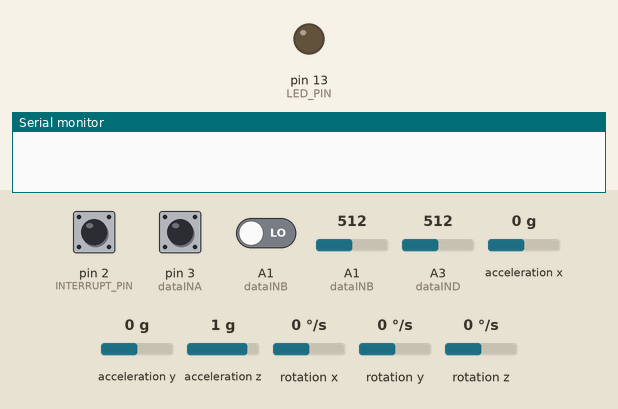
This sketch was run on a simulated Arduino Uno, built with avr-gcc and run on an emulated ATmega328P. On the bench: output pins drawn as LEDs (lit = HIGH), the last lines printed to the serial monitor. Dashed ring = blinking. The inputs (shaded band) are chosen by the test bench; at power-on: acceleration y 0 g, acceleration x 0 g, rotation z 0 °/s, pin 3 (dataINA) LOW, A1 (dataINB) LOW, pin 2 (INTERRUPT_PIN) LOW, A1 (dataINB) = 512, A3 (dataIND) = 512, acceleration z 1 g, rotation x 0 °/s, rotation y 0 °/s. The sensor or clock chip raises its interrupt line as the real part does.

Above: at 0.1 s.
At 1.7 s:
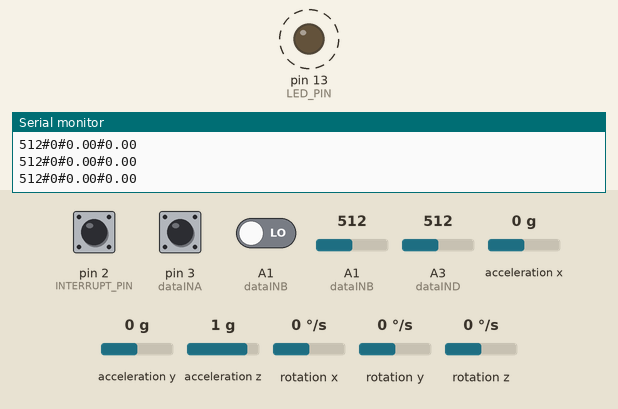
1.8 s: acceleration y set to -1.4 g
4.8 s: acceleration x set to -1.4 g
7.8 s: rotation z set to -192 °/s
10.8 s: pin 3 (dataINA) driven HIGH and A1 (dataINB) driven HIGH
13.8 s: A1 (dataINB) driven LOW
16.8 s: pin 3 (dataINA) pulsed LOW 2 times (0.12 s each, 0.3 s apart)
Timing chart, 0 to 21.4 s (numbered marks = the images above; inputs shaded):
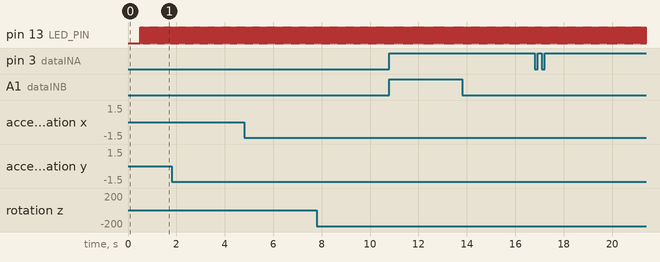

Measured:
- by itself, pin 13 (LED_PIN): alternates HIGH for 0.03 s and LOW for 0.03 s

The sketch:

Avg2Senors.ino
```cpp
/*
 *  This example reads a pressure sensor out to a terminal and an LCD screen (if desired) using Arduino Uno
 *
 *  Pins from pressure sensor to Arduino
 *  PS Black to Arduino GND
 *  PS Red to Arduino 5V
 *  PS Yellow to Arduino A1
 *  RPM Blue  - Arduino GND
 *  RPM Black - Arduino pin 3
 *  RPM Brown - Arduino 5V
 *  GYRO VCC - Arduino 5V
 *  GYRO GND - Arduino GND
 *  GYRO SCL - ArduinoA5
 *  GYRO SDA - Arduino A4
 *  GYRO INT - Arduino 2
 *
 */

#include "I2Cdev.h"

#include "MPU6050_6Axis_MotionApps20.h"
#if I2CDEV_IMPLEMENTATION == I2CDEV_ARDUINO_WIRE
    #include "Wire.h"
#endif

MPU6050 mpu;

#define OUTPUT_READABLE_YAWPITCHROLL
#define INTERRUPT_PIN 2  // use pin 2 on Arduino Uno & most boards
#define LED_PIN 13 // (Arduino is 13, Teensy is 11, Teensy++ is 6)
bool blinkState = false;

// MPU control/status vars
bool dmpReady = false;  // set true if DMP init was successful
uint8_t mpuIntStatus;   // holds actual interrupt status byte from MPU
uint8_t devStatus;      // return status after each device operation (0 = success, !0 = error)
uint16_t packetSize;    // expected DMP packet size (default is 42 bytes)
uint16_t fifoCount;     // count of all bytes currently in FIFO
uint8_t fifoBuffer[64]; // FIFO storage buffer

// orientation/motion vars
Quaternion q;           // [w, x, y, z]         quaternion container
VectorInt16 aa;         // [x, y, z]            accel sensor measurements
VectorInt16 aaReal;     // [x, y, z]            gravity-free accel sensor measurements
VectorInt16 aaWorld;    // [x, y, z]            world-frame accel sensor measurements
VectorFloat gravity;    // [x, y, z]            gravity vector
float euler[3];         // [psi, theta, phi]    Euler angle container
float ypr[3];           // [yaw, pitch, roll]   yaw/pitch/roll container and gravity vector

// packet structure for InvenSense teapot demo
uint8_t teapotPacket[14] = { '$', 0x02, 0,0, 0,0, 0,0, 0,0, 0x00, 0x00, '\r', '\n' };

volatile bool mpuInterrupt = false;     // indicates whether MPU interrupt pin has gone high
void dmpDataReady() {
    mpuInterrupt = true;
}

const int dataINA = 3; //RPM Sensor
const int dataINC = 4; //RMP sensor 2
const int dataINB = A1; //Proximity sensor
const int dataIND = A3; //Proximity sensor

unsigned long prevmillis; // To store time
unsigned long duration; // To store time difference
unsigned long refresh; // To store time for refresh of reading

int rpmA; // RPM from sensor A value
int rpmB; // RPM from sensor 2 value
int avg_rpm;
int pressure_voltage;

boolean currentstateA; // Current state of PSA input scan
boolean prevstateA; // State of PSA sensor in previous scan
boolean currentstateB; // Current state of PSA input scan
boolean prevstateB; // State of PSA sensor in previous scan

void setup() {
    // Set up for the debugging serial monitor
    Serial.begin(9600); //Start serial communication at 9600 for debug statements

    pinMode(dataINB,INPUT);
    pinMode(dataIND,INPUT);

    // Set up for the RPM sensor readings
    pinMode(dataINA,INPUT);
    pinMode(dataINC,INPUT);
    prevmillis = 0;
    prevstateA = LOW;
    // join I2C bus (I2Cdev library doesn't do this automatically)
    #if I2CDEV_IMPLEMENTATION == I2CDEV_ARDUINO_WIRE
        Wire.begin();
        Wire.setClock(400000); // 400kHz I2C clock. Comment this line if having compilation difficulties
    #elif I2CDEV_IMPLEMENTATION == I2CDEV_BUILTIN_FASTWIRE
        Fastwire::setup(400, true);
    #endif

    while (!Serial); // wait for Leonardo enumeration, others continue immediately

    mpu.initialize();
    pinMode(INTERRUPT_PIN, INPUT);
    devStatus = mpu.dmpInitialize();

    // supply your own gyro offsets here, scaled for min sensitivity
    mpu.setXGyroOffset(220);
    mpu.setYGyroOffset(76);
    mpu.setZGyroOffset(-85);
    mpu.setZAccelOffset(1788); // 1688 factory default for my test chip
    // make sure it worked (returns 0 if so)
    if (devStatus == 0) {
        // Calibration Time: generate offsets and calibrate our MPU6050
        mpu.CalibrateAccel(6);
        mpu.CalibrateGyro(6);
        // mpu.PrintActiveOffsets();
        // turn on the DMP, now that it's ready
        //Serial.println(F("Enabling DMP..."));
        mpu.setDMPEnabled(true);
        attachInterrupt(digitalPinToInterrupt(INTERRUPT_PIN), dmpDataReady, RISING);
        mpuIntStatus = mpu.getIntStatus();
        // set our DMP Ready flag so the main loop() function knows it's okay to use it
        //Serial.println(F("DMP ready! Waiting for first interrupt..."));
        dmpReady = true;

        // get expected DMP packet size for later comparison
        packetSize = mpu.dmpGetFIFOPacketSize();
    } else {
        // ERROR!
        // 1 = initial memory load failed
        // 2 = DMP configuration updates failed
        // (if it's going to break, usually the code will be 1)
        // Serial.print(F("DMP Initialization failed (code "));
        // Serial.print(devStatus);
        // Serial.println(F(")"));
    }
    // configure LED for output
    pinMode(LED_PIN, OUTPUT);
}


void loop() {
   pressure();
   Serial.print("#");
   rpm_value();
   Serial.print("#");
   gyro();
   delay(20);
}


void pressure() {
      int sensorVal=analogRead(dataINB);
      int sensorVal2=analogRead(dataIND);

      pressure_voltage = (sensorVal + sensorVal2) / 2;
      Serial.print(pressure_voltage);
}


void rpm_value()
{
   // RPMA Measurement
   currentstateA = digitalRead(dataINA); // Read RPMA sensor state
   if( prevstateA != currentstateA) // If there is change in input
     {
       if( currentstateA == HIGH ) // If input only changes from LOW to HIGH
         {
           duration = ( micros() - prevmillis ); // Time difference between revolution in microsecond
           rpmA = (60000000/duration); // rpm = (1/ time millis)*1000*1000*60;
           prevmillis = micros(); // store time for nect revolution calculation
         }
       else
        {
        rpmA = 0;
        }
     }

    prevstateA = currentstateA; // store this scan (prev scan) data for next scan

   // RPMB Measurement
   currentstateB = digitalRead(dataINB); // Read PSB sensor state
   if( prevstateB != currentstateB) // If there is change in input
     {
       if( currentstateB == HIGH ) // If input only changes from LOW to HIGH
         {
           duration = ( micros() - prevmillis ); // Time difference between revolution in microsecond
           rpmB = (60000000/duration); // rpm = (1/ time millis)*1000*1000*60;
           prevmillis = micros(); // store time for next revolution calculation
         }
        else
         {
           rpmB = 0;
         }
     }
    prevstateB = currentstateB; // store this scan (prev scan) data for next scan

    // Calculating average rpm
    avg_rpm = (rpmA + rpmB) / 2;
    Serial.print(avg_rpm);
}


void gyro() {
    // if programming failed, don't try to do anything
    if (!dmpReady) return;
    // read a packet from FIFO
    if (mpu.dmpGetCurrentFIFOPacket(fifoBuffer)) { // Get the Latest packet

        #ifdef OUTPUT_READABLE_YAWPITCHROLL
            // display Euler angles in degrees
            mpu.dmpGetQuaternion(&q, fifoBuffer);
            mpu.dmpGetGravity(&gravity, &q);
            mpu.dmpGetYawPitchRoll(ypr, &q, &gravity);
            //Serial.print("pry\t");
            Serial.print(ypr[2] * 180/M_PI); //pitch
            //Serial.print("#");
            //Serial.print(ypr[1] * 180/M_PI); //roll
            Serial.print("#");
            Serial.println(ypr[0] * 180/M_PI); //yaw

        #endif

        // blink LED to indicate activity
        blinkState = !blinkState;
        digitalWrite(LED_PIN, blinkState);
  }
}
```
